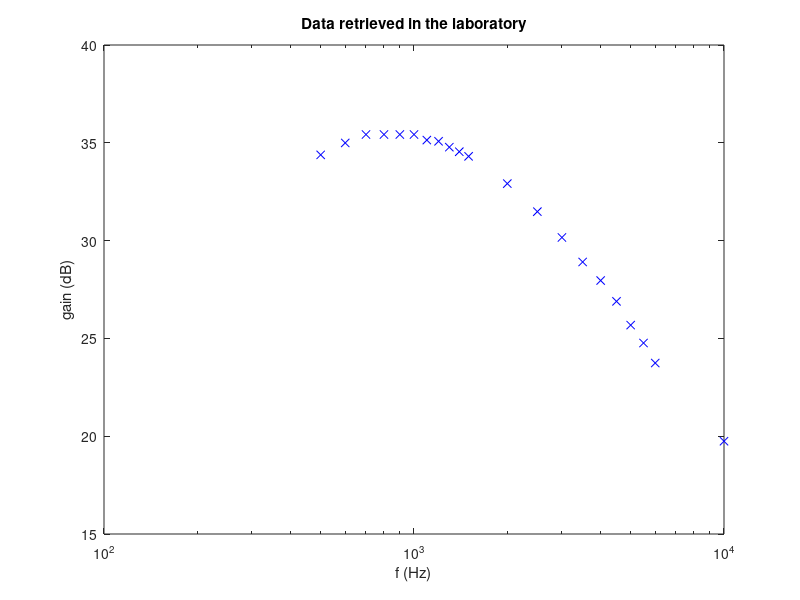

MATLAB code to generate this figure: (Note: this script raises an error after producing the figure.)
close all
clear all

f = [500; 600; 700; 800; 900; 1000; 1100; 1200; 1300; 1400; 1500; 2000; 2500; 3000; 3500; 4000; 4500; 5000; 5500; 6000; 10000];

v1 = [0.105; 0.105; 0.105; 0.105; 0.105; 0.105; 0.105; 0.104; 0.104; 0.104; 0.104; 0.104; 0.104; 0.104; 0.104; 0.104; 0.104; 0.104; 0.104; 0.104; 0.103];

v2 = [5.5; 5.9; 6.2; 6.2; 6.2; 6.2; 6; 5.9; 5.7; 5.55; 5.4; 4.6; 3.9; 3.35; 2.9; 2.6; 2.3; 2; 1.8; 1.6; 1];

gain = [];

for i = 1:21
	  gain = [gain ; 20*log10(v2(i, 1) / v1(i, 1))];
endfor

g = figure(1);
semilogx(f, gain, "xb");
xlabel("f (Hz)");
ylabel("gain (dB)");
title("Data retrieved in the laboratory");
print(g, "gain.eps", "-depsc");
close(g);

a = textread("../sim/lab.log", "%s")
values = [];

zero = 251;

gain2 = [];

for i = 0:20
	  gain2 = [gain2; str2double(a{zero+3*i,1})]
endfor

g = figure(2);
semilogx(f, gain, "xb");
hold on
semilogx(f, gain2, "or");
xlabel("f (Hz)");
ylabel("gain (dB)");
legend({"Real circuit", "Simulated circuit"})
title("Data retrieved in the laboratory vs simulated data");
print(g, "gain_sim.eps", "-depsc");
close(g);
